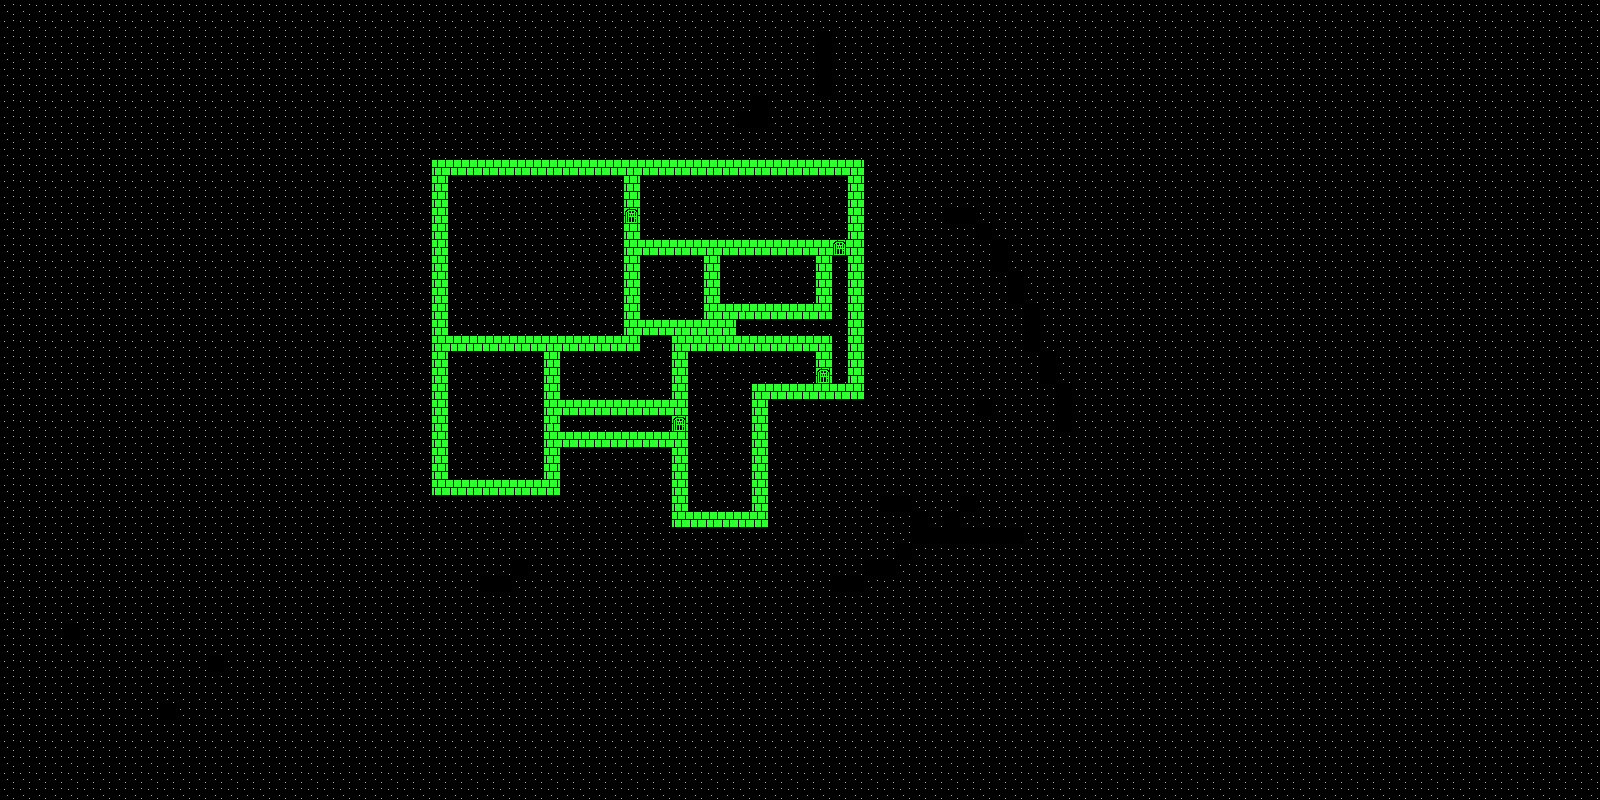

Tiled map render using the project's own tile images. Description and the map definition, with tile-layer contents summarised, below:
An orthogonal 100x50 tile map with 16x16 px tiles, 2 tile layers (layer, embelishments) and 4 objects (2x enemy, player, item).

<map version="1.0" orientation="orthogonal" renderorder="right-down" width="100" height="50" tilewidth="16" tileheight="16" nextobjectid="12">
 <tileset firstgid="1" name="new" tilewidth="16" tileheight="16" tilecount="40" columns="6">
  <image source="../16x16/retro_tiles.png" width="96" height="64" />
  <tile id="3">
   <properties>
    <property name="walkable" type="bool" value="true" />
   </properties>
  </tile>
  <tile id="7">
   <properties>
    <property name="walkable" type="bool" value="true" />
   </properties>
  </tile>
  <tile id="9">
   <properties>
    <property name="blockLOS" type="bool" value="true" />
    <property name="walkable" type="bool" value="true" />
   </properties>
  </tile>
  <tile id="10">
   <properties>
    <property name="walkable" type="bool" value="true" />
   </properties>
  </tile>
  <tile id="12">
   <properties>
    <property name="walkable" type="bool" value="true" />
   </properties>
  </tile>
  <tile id="13">
   <properties>
    <property name="walkable" type="bool" value="true" />
   </properties>
  </tile>
  <tile id="16">
   <properties>
    <property name="blockLOS" type="bool" value="true" />
    <property name="walkable" type="bool" value="true" />
   </properties>
  </tile>
  <tile id="19">
   <properties>
    <property name="walkable" type="bool" value="true" />
   </properties>
  </tile>
  <tile id="20">
   <properties>
    <property name="walkable" type="bool" value="true" />
   </properties>
  </tile>
 </tileset>
 <layer name="layer" width="100" height="50">
  <data>[5000 cells, 4954 non-empty, 4 distinct tile ids]</data>
 </layer>
 <objectgroup name="objectLayer">
  <object id="1" name="player" type="player" x="496" y="464" width="16" height="16" />
  <object id="4" name="rat" type="enemy" x="512" y="400" width="16" height="16" />
  <object id="10" name="rat" type="enemy" x="704" y="432" width="16" height="16" />
  <object id="11" name="chest" type="item" x="480" y="384" width="16" height="16" />
 </objectgroup>
 <layer name="embelishments" width="100" height="50">
  <data>[5000 cells, 0 non-empty, 0 distinct tile ids]</data>
 </layer>
</map>